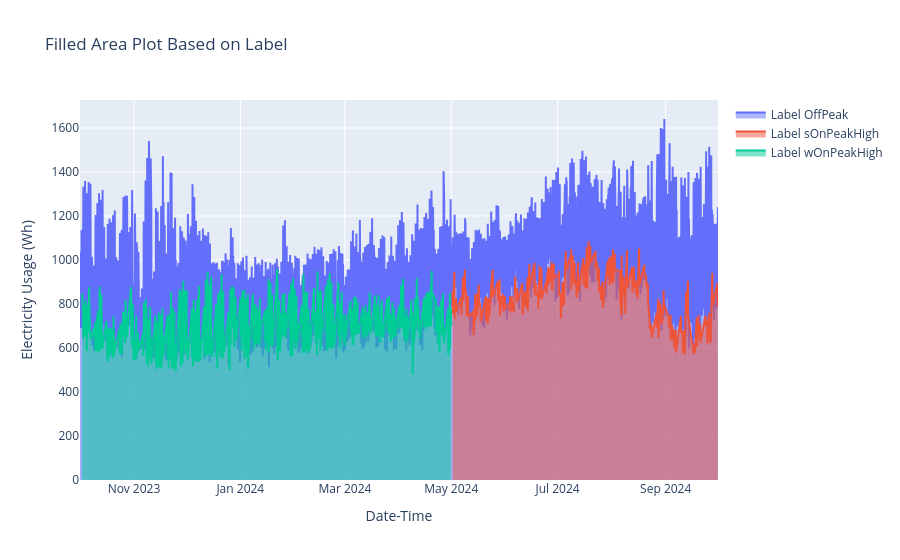

The code cell stored with this chart in its notebook:
### Code cell
# Create a figure
fig = go.Figure()

# Fill the area under the curve based on the label column
for label, group in myData.groupby('label'):
	fig.add_trace(go.Scatter(
		x=group.index,
		y=group['Usage'], 
		mode='lines', 
		name=f'Label {label}',
		fill='tozeroy',
#		showlegend=True,
		connectgaps=False  # Prevent connecting lines between segments
	))

# Update layout
fig.update_layout(
	title='Filled Area Plot Based on Label',
	xaxis_title='Date-Time',
	yaxis_title='Electricity Usage (Wh)'
)

# Show the plot
fig.show()

### Figure 1 — Plotly figure (JSON) as saved in the notebook; plotly's stock layout.template omitted (floating-point values rounded to 4 significant figures; data arrays with more than 128 entries replaced by an {"elided": "..."} marker saying what was removed)
{"data": [{"connectgaps": false, "fill": "tozeroy", "mode": "lines", "name": "Label OffPeak", "type": "scatter", "x": {"elided": "7132 str values"}, "y": {"elided": "7132 int values"}}, {"connectgaps": false, "fill": "tozeroy", "mode": "lines", "name": "Label sOnPeakHigh", "type": "scatter", "x": {"elided": "436 str values"}, "y": {"elided": "436 int values"}}, {"connectgaps": false, "fill": "tozeroy", "mode": "lines", "name": "Label wOnPeakHigh", "type": "scatter", "x": {"elided": "1216 str values"}, "y": {"elided": "1216 int values"}}], "layout": {"title": {"text": "Filled Area Plot Based on Label"}, "xaxis": {"title": {"text": "Date-Time"}}, "yaxis": {"title": {"text": "Electricity Usage (Wh)"}}}}
